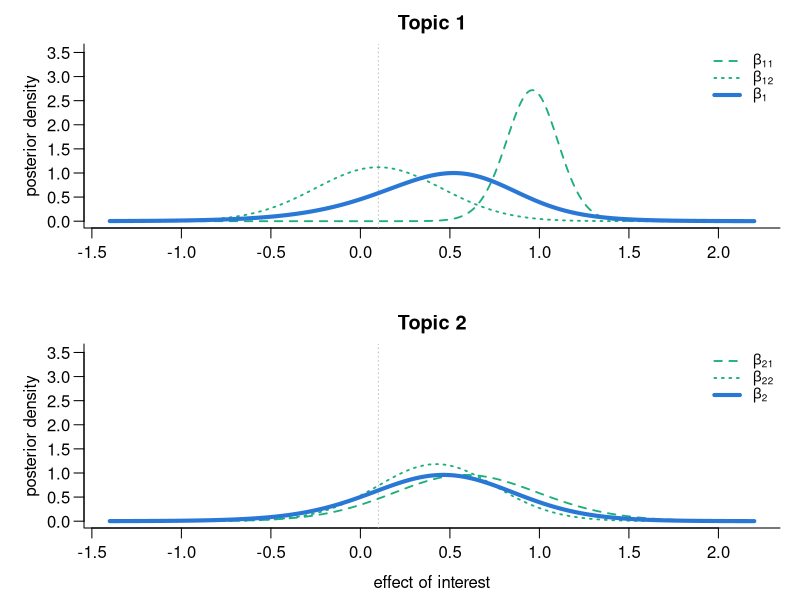

Write the R code that produced this figure.
## motivating_example.R

## Motivating example (Section "The Added Value of Replicability").
## Two topics, two studies each (i = topic, j = study):
##
## study data:    ybar_ij | beta_ij        ~ N(beta_ij, sigma2_ij / n)
## study effects: beta_ij | beta_i, tau_i  ~ N(beta_i, tau_i^2)
## topic effects: beta_i                   ~ N(m0, A2)
##
## The between-study sd tau_i is unknown with prior LogNormal(log 0.5, 0.50^2),
## and the residual variances sigma2_ij are unknown with InvGamma(3, 2) priors
## (mean 1, sd 1); the sample variances s2_ij enter the sufficient statistics.
## Conditional on the variance parameters the model is conjugate normal-normal,
## so those parameters are integrated on a 3-D grid over (tau, sigma2_1,
## sigma2_2) and every beta posterior is a finite mixture of Gaussians

## All probabilities are P(beta > eps | y) with eps = 0.1
##
## Construction (as in the paper): ybar_11 = 1; ybar_12 solved so that
## P(beta_12 > eps | y) = 0.5 while P(beta_11 > eps | y) > 0.95. Topic 1 has a
## precise study (s2_11 = 0.5) and a noisy one (s2_12 = 4.0). Topic 2's common
## center and sample-variance level are solved so that E[beta_2|y] = E[beta_1|y]
## and SD[beta_2|y] = SD[beta_1|y], with the two study means straddling the
## center by +/- delta and their variances asymmetric
##
## This script is independent of the eQTL analysis: it uses its own eps = 0.1
## and n = 25, so run it in a fresh session


## fixed quantities 
n     <- 25       # sample size of every study
m0    <- 0        # prior mean of beta_i
A2    <- 1        # prior variance of beta_i
eps   <- 0.1      # minimally important effect: probabilities are P(beta > eps | y)
delta <- 0.20     # half-distance between the topic-2 study means

## mixture helpers (a posterior is a weighted mixture of N(m, V)) 
mix_mean <- function(wg, m)    sum(wg * m)
mix_sd   <- function(wg, m, V) sqrt(sum(wg * (V + m^2)) - mix_mean(wg, m)^2)
mix_prob <- function(wg, m, V) sum(wg * pnorm(eps, m, sqrt(V), lower.tail = FALSE))
mix_dens <- function(x, wg, m, V)
  vapply(x, function(xx) sum(wg * dnorm(xx, m, sqrt(V))), 0)

## variance-integration machinery
mlog <- log(0.5); slog <- 0.50          # tau_i ~ LogNormal(mlog, slog^2)
a0 <- 3; b0 <- 2                        # sigma2_ij ~ InvGamma(a0, b0): mean 1, sd 1
tau_grid <- seq(0.05, 3.0, length.out = 60)
ldinvgamma <- function(x, a, b) a * log(b) - lgamma(a) - (a + 1) * log(x) - b / x
## log p(s2 | sigma2): (n-1) s2 / sigma2 ~ chisq(n-1)
lds2 <- function(s2, sigma2) dchisq((n - 1) * s2 / sigma2, n - 1, log = TRUE) +
  log(n - 1) - log(sigma2)
## per-study sigma2 grid from its (conjugate, s2-only) posterior quantiles
qig <- function(p, a, b) 1 / qgamma(1 - p, a, rate = b)
sig_grid <- function(s2) {
  a <- a0 + (n - 1) / 2; b <- b0 + (n - 1) * s2 / 2
  seq(qig(5e-4, a, b), qig(1 - 5e-4, a, b), length.out = 40)
}

## per topic: 3-D grid posterior over (tau, sigma2_1, sigma2_2) with conditional
## posterior moments; returns mixture components for beta_i (Eb, Vb), beta_ij
## (Em, Vm: N x 2), and sigma2_ij (sg: N x 2)
topic_post <- function(ybar, s2) {
  g  <- expand.grid(tau = tau_grid, sg1 = sig_grid(s2[1]), sg2 = sig_grid(s2[2]))
  v_1 <- g$sg1 / n; v_2 <- g$sg2 / n
  V1 <- A2 + g$tau^2 + v_1; V2 <- A2 + g$tau^2 + v_2; C <- A2
  d  <- V1 * V2 - C^2
  y1 <- ybar[1] - m0; y2 <- ybar[2] - m0
  lml <- -log(2 * pi) - 0.5 * log(d) -
    0.5 * (V2 * y1^2 - 2 * C * y1 * y2 + V1 * y2^2) / d
  lw <- lml + dlnorm(g$tau, mlog, slog, log = TRUE) +
    ldinvgamma(g$sg1, a0, b0) + lds2(s2[1], g$sg1) +
    ldinvgamma(g$sg2, a0, b0) + lds2(s2[2], g$sg2)
  wg <- exp(lw - max(lw)); wg <- wg / sum(wg)
  p1 <- 1 / (v_1 + g$tau^2); p2 <- 1 / (v_2 + g$tau^2)
  P  <- 1 / A2 + p1 + p2
  Eb <- (m0 / A2 + p1 * ybar[1] + p2 * ybar[2]) / P;  Vb <- 1 / P
  w1 <- (n / g$sg1) / (n / g$sg1 + g$tau^-2)
  w2 <- (n / g$sg2) / (n / g$sg2 + g$tau^-2)
  Em <- cbind(w1 * ybar[1] + (1 - w1) * Eb, w2 * ybar[2] + (1 - w2) * Eb)
  Vm <- cbind(1 / (n / g$sg1 + g$tau^-2) + (1 - w1)^2 * Vb,
              1 / (n / g$sg2 + g$tau^-2) + (1 - w2)^2 * Vb)
  list(wg = wg, tau = g$tau, Eb = Eb, Vb = Vb, Em = Em, Vm = Vm,
       sg = cbind(g$sg1, g$sg2))
}

## construct the sufficient statistics of the example 
ybar11  <- 1
s2_1    <- c(0.5, 4.0)       # topic-1 sample variances: precise vs noisy study
s2ratio <- c(1.4, 0.7)       # topic-2 variance asymmetry

## topic-1 second study mean: solved so P(beta_12 > eps | y) = 0.5
ybar12 <- uniroot(function(y12) {
  tp <- topic_post(c(ybar11, y12), s2_1)
  mix_prob(tp$wg, tp$Em[, 2], tp$Vm[, 2]) - 0.5
}, c(-1.0, 0.4), tol = 1e-8)$root
tp1 <- topic_post(c(ybar11, ybar12), s2_1)
E1  <- mix_mean(tp1$wg, tp1$Eb)
S1  <- mix_sd(tp1$wg, tp1$Eb, tp1$Vb)

## topic-2 center s and sample-variance level c: solved so that
## E[beta_2 | y] = E[beta_1 | y] and SD[beta_2 | y] = SD[beta_1 | y]
obj <- function(par) {
  tp <- topic_post(c(par[1] + delta, par[1] - delta), exp(par[2]) * s2ratio)
  (mix_mean(tp$wg, tp$Eb) - E1)^2 + (mix_sd(tp$wg, tp$Eb, tp$Vb) - S1)^2
}
opt <- optim(c(0.45, log(3)), obj, method = "Nelder-Mead",
             control = list(reltol = 1e-14, maxit = 500))
s_c <- opt$par[1]; c_lvl <- exp(opt$par[2])
tp2 <- topic_post(c(s_c + delta, s_c - delta), c_lvl * s2ratio)

suff <- data.frame(topic = rep(1:2, each = 2), study = rep(1:2, 2), n = n,
                   ybar = c(ybar11, ybar12, s_c + delta, s_c - delta),
                   s2   = c(s2_1, c_lvl * s2ratio))
post <- list(tp1, tp2)

## prior/posterior mean and sd (plus P(>eps|y) for the betas) of every
## parameter, with each study's sufficient statistics attached to its rows
param_table <- function(post, suff) {
  prior_tau_mean <- exp(mlog + slog^2 / 2)
  prior_tau_sd   <- sqrt((exp(slog^2) - 1) * exp(2 * mlog + slog^2))
  prior_bij_sd   <- sqrt(A2 + exp(2 * mlog + 2 * slog^2))   # marginal prior sd of beta_ij
  tab <- NULL
  for (i in 1:2) {
    tp <- post[[i]]; si <- suff[suff$topic == i, ]
    for (j in 1:2)
      tab <- rbind(tab, data.frame(
        param = sprintf("beta_%d%d", i, j), ybar = si$ybar[j], s2 = si$s2[j],
        prior_mean = m0, prior_sd = prior_bij_sd,
        post_mean = mix_mean(tp$wg, tp$Em[, j]),
        post_sd   = mix_sd(tp$wg, tp$Em[, j], tp$Vm[, j]),
        P_eps     = mix_prob(tp$wg, tp$Em[, j], tp$Vm[, j])))
    tab <- rbind(tab, data.frame(
      param = sprintf("beta_%d", i), ybar = NA, s2 = NA,
      prior_mean = m0, prior_sd = sqrt(A2),
      post_mean = mix_mean(tp$wg, tp$Eb), post_sd = mix_sd(tp$wg, tp$Eb, tp$Vb),
      P_eps = mix_prob(tp$wg, tp$Eb, tp$Vb)))
    tab <- rbind(tab, data.frame(
      param = sprintf("tau_%d", i), ybar = NA, s2 = NA,
      prior_mean = prior_tau_mean, prior_sd = prior_tau_sd,
      post_mean = mix_mean(tp$wg, tp$tau), post_sd = mix_sd(tp$wg, tp$tau, 0),
      P_eps = NA))
    for (j in 1:2)
      tab <- rbind(tab, data.frame(
        param = sprintf("sigma2_%d%d", i, j), ybar = NA, s2 = si$s2[j],
        prior_mean = b0 / (a0 - 1),
        prior_sd   = sqrt(b0^2 / ((a0 - 1)^2 * (a0 - 2))),
        post_mean = mix_mean(tp$wg, tp$sg[, j]),
        post_sd   = mix_sd(tp$wg, tp$sg[, j], 0), P_eps = NA))
  }
  tab
}

cat("\n--- parameter table ---\n")
print(param_table(post, suff), digits = 3, row.names = FALSE)
dir.create("results", showWarnings = FALSE)
saveRDS(suff, "results/two_topics_suffstats.rds")

## construction checks
stopifnot(
  abs(mix_prob(tp1$wg, tp1$Em[, 2], tp1$Vm[, 2]) - 0.5) < 1e-5,   # P(beta_12>eps)=0.5
  mix_prob(tp1$wg, tp1$Em[, 1], tp1$Vm[, 1]) > 0.95,              # P(beta_11>eps)>0.95
  abs(mix_mean(tp1$wg, tp1$Eb) - mix_mean(tp2$wg, tp2$Eb)) < 1e-5, # topic means matched
  abs(mix_sd(tp1$wg, tp1$Eb, tp1$Vb) - mix_sd(tp2$wg, tp2$Eb, tp2$Vb)) < 1e-4)

## figure 
## topic-level effect (blue, thick, solid); study-specific effects
## (green, thinner, distinguished by dashing)
col_meta  <- "#2a78d6"; col_study <- "#1baf7a"
COL <- c(col_study, col_study, col_meta)
LWD <- c(1.8, 1.8, 4); LTY <- c(2, 3, 1)

draw_panel <- function(tp, i, xlim, ylim, show_xlab) {
  x <- seq(xlim[1], xlim[2], length.out = 512)
  plot(NA, xlim = xlim, ylim = ylim,
       xlab = if (show_xlab) "effect of interest" else "",
       ylab = "posterior density", main = paste("Topic", i), bty = "l", las = 1)
  abline(v = eps, col = "grey70", lty = 3, lwd = 0.8)
  lines(x, mix_dens(x, tp$wg, tp$Em[, 1], tp$Vm[, 1]), col = COL[1], lwd = LWD[1], lty = LTY[1])
  lines(x, mix_dens(x, tp$wg, tp$Em[, 2], tp$Vm[, 2]), col = COL[2], lwd = LWD[2], lty = LTY[2])
  lines(x, mix_dens(x, tp$wg, tp$Eb, tp$Vb),           col = COL[3], lwd = LWD[3], lty = LTY[3])
  
  ## label: beta_sub: P(beta_sub > eps | y) = p
  ## legend labels: beta_i1, beta_i2, beta_i
  mk <- function(sub) {
    as.expression(
      bquote(beta[.(sub)])
    )
  }
  
  legend(
    "topright",
    bty = "n",
    cex = 0.85,
    col = COL,
    lwd = LWD,
    lty = LTY,
    legend = c(
      mk(paste0(i, "1")),
      mk(paste0(i, "2")),
      mk(i)
    )
  )
}

dir.create("figures", showWarnings = FALSE)
pdf("figures/fig_two_topics.pdf", width = 5, height = 7.2)
op <- par(mfrow = c(2, 1), mar = c(3.6, 4.2, 2.2, 1), mgp = c(2.2, 0.7, 0))
xlim <- c(-1.4, 2.2)
xg <- seq(xlim[1], xlim[2], length.out = 512)
ymax <- max(vapply(post, function(tp)
  max(mix_dens(xg, tp$wg, tp$Em[, 1], tp$Vm[, 1]),
      mix_dens(xg, tp$wg, tp$Em[, 2], tp$Vm[, 2])), 0))
for (i in 1:2) draw_panel(post[[i]], i, xlim, c(0, 1.3 * ymax), i == 2)
par(op); dev.off()
cat("\nWrote: results/two_topics_suffstats.rds, figures/fig_two_topics.pdf\n")
